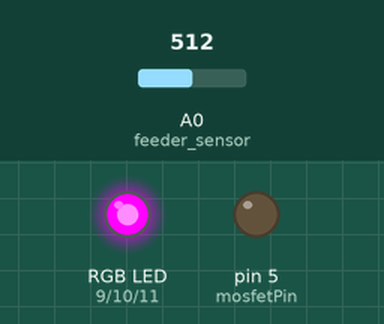
This sketch was run on a simulated Arduino Uno, built with avr-gcc and run on an emulated ATmega328P. On the bench: an RGB LED mixed from three pins (HIGH = lit), output pins drawn as LEDs (lit = HIGH). The test bench sets the inputs (shaded band); at power-on: A0 (feeder_sensor) = 512. Random numbers use the default seed unless the sketch sets one.

Above: at 0.1 s.
At 8.2 s:
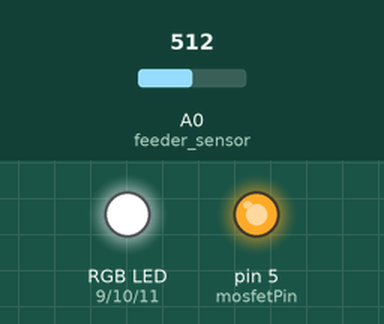
At 11.16 s:
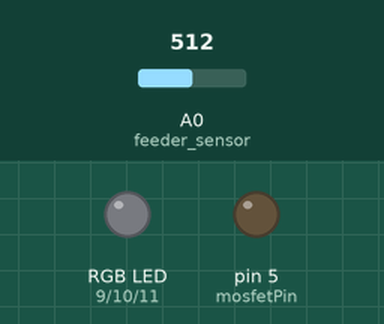
At 14.3 s:
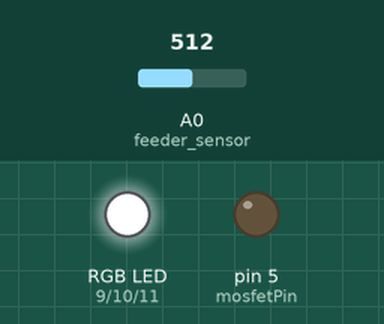
Timing chart, 0 to 15.8 s (numbered marks = the images above):
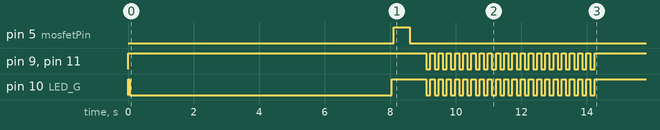

Measured:
- by itself, pin 5 (mosfetPin): LOW → HIGH at 8.1 s, → LOW 0.50 s later
- by itself, pin 10 (LED_G): goes LOW 8.0 s, HIGH 1.1 s, 20 × (LOW 0.13 s, HIGH 0.13 s), LOW 0.13 s, then HIGH
- by itself, pin 9 (LED_R), pin 11 (LED_B): HIGH → LOW at 9.1 s, → HIGH 0.13 s later, → LOW 0.13 s later, → HIGH 0.13 s later, … (42 changes in this stretch)

The sketch:

v1.1.0.ino
```cpp
/*
 * Automate RGB LED, feeder motor, reflective feeder sensor, and wide beam sensor.
 *  -Turn blue LED on (using blue instead of red because the wide beam sensor shows red lights)
 *  -Wait 8 seconds or until feeder sensor is triggered, whichever comes first
 *  -Save that time value
 *  -Feed fish (step motor using MOSFET switch)
 *  -Flash white LED 5 times
 *  -Wait until fish swims away and triggers the wide beam sensor
 *  -Wait some interval of time
 *  -Repeat from beginning for x trials
 *  -Export data manually
 *
 * If the libraries on lines 1-4 don't import correctly,
 * go to Sketch / Include Library / Add .ZIP Library and select
 * the IR_Libraries ZIP folder.
 *
 * Tamara O'Malley, Monica Gray
 * 08 August 2017
 * Updated 8/10/17 - changed LED from red to blue
 * Updated 8/11/17 - added variable for time delay between trials
 */

// set up variables for use in entire program

int placeholder = 1;

//RGB LED (common anode: R+GB)
int LED_R = 9;                      //the number of the RGB LED Red pin for the feeding light
int LED_G = 10;                     //the number of the RGB LED Green pin for the feeding light
int LED_B = 11;                     //the number of the RGB LED Blue pin for the feeding light

int LED_on = 0;                     //0 = ON at full brightness
int LED_off = 255;                  //255 = OFF

//FEEDER SENSOR (Keyence FU-23X reflective fiber sensor with FS-V21X IR amplifier)
boolean fish_tripped_sensor = false;    //whether the fish has gotten close enough to the feeder to trigger the sensor (we assume it ate)
int fs_count = 0;                   //tracks how many times the feeder sensor has been read; used to slow down printing of "waiting" statement

//WIDE BEAM SENSOR (Keyence FU-A100 wide beam fiber sensor with FS-V21X IR amplifier)
int wideBeam_sensor_value = analogRead(A2);
int wideBeam_sensor_threshold = 50; //the level of output from the wide beam sensor that indicates the fish has passed through it
boolean fish_away = false;          //whether the fish has gone away from the feeding area, through the wide beam sensor
int wbs_count = 0;                  //tracks how many times the wide beam sensor has been read; used to slow down printing of "waiting" statement

//FEEDER controlled by MOSFET switch (Med Associates ENV-203-14P 14 mg Pellet Dispenser)
int mosfetPin = 5;                  //the number of the MOSFET switch pin

//TIMER variables
float wide_beam_time = 0;
float feed_sensor_time = 0;
float fish_at_feeder_at_time = -1;
float start_time_secs = 0;
long randNumber = 0;


void setup() {
//begin SETUP section

  Serial.begin(9600);           //allow printing to the serial monitor
  randomSeed(analogRead(0));

  pinMode(LED_R, OUTPUT);       //set up pins connected to RGB leads for the feeding sensor
  pinMode(LED_G, OUTPUT);
  pinMode(LED_B, OUTPUT);
  RGB_off();

  analogReference(INTERNAL);    //set up pins to read sensors
  pinMode(A0, INPUT);           //feeder sensor
  pinMode(A2, INPUT);           //wide beam sensor

  pinMode(mosfetPin, OUTPUT);   //set up pin connected to MOSFET switch controlling the feeder
  digitalWrite(mosfetPin, LOW); //initialize feeder to OFF
}


void loop()
{
    fish_at_feeder_at_time = -1;
    fish_tripped_sensor = false;                    //we'll need this later
    start_time_secs = millis() / 1000.00;   //This records the uptime of the machine when the current loop was started. it needs to be saved as seconds to avoid overflow (i think? I'm taking precautions)

    randNumber = random(100, 500);           //random(minimum seconds, maximum seconds)

    RGB_on(LED_off, LED_on, LED_off);               //green light on
    while ( (millis()/1000.00 - start_time_secs) < 8 ) {
      check_for_fish();
    }
    RGB_off();                                      //green light off

    dispense_food();                      //dispense food
    for (int i=0; i <= 20; i++){          //This for loop flashes the light once, and then checks if the fish is near the sensor after each flash
      RGB_on(LED_on, LED_on, LED_on);     //White LED on
      delay(75);                          //wait
      RGB_off();                          //White LED off
      delay(75);                          //wait
      check_for_fish();
    }
    while (  millis()/1000 - start_time_secs <= randNumber ) { //essentially this should keep the machine checking to see if the sensor has been tripped for 59 seconds after the cycle started. i gave it a second to get back to the top of the code (does it need that? i dunno but i'm being careful)
      check_for_fish();
    }

    Serial.print(randNumber);Serial.print(",");
    Serial.print(fish_at_feeder_at_time,4);Serial.println("");

}


/*
 * Function to turn on LED at desired brightness and color
 *
 * RGB_on(red brightness number, green brightness number, blue brightness number);
 *
 *  -brightness number:
 *      can enter an integer or use the "LED_on" variable
 *        on = 0 (very bright)
 *        off = 255
 *      mix and match to make different colors
 *        no light = all 3 numbers OFF (255)
 *        white = all 3 numbers ON @ same brightness
 *        red = red ON, green OFF, blue OFF
 *        etc
 */
void RGB_on(int redBrightness, int greenBrightness, int blueBrightness)
{
  analogWrite(LED_R, redBrightness);
  analogWrite(LED_G, greenBrightness);
  analogWrite(LED_B, blueBrightness);
  delay(50);
}


/*
 * Function to turn on LED off
 *
 * RGB_off();
 */
void RGB_off()
{
  analogWrite(LED_R, LED_off);
  analogWrite(LED_B, LED_off);
  analogWrite(LED_G, LED_off);
  delay(50);
}


/*
 * Function to dispense food
 *
 * dispense_food();
 *
 *  -MOSFET switch controls feeder:
 *     digitalWrite(mosfetPin, HIGH) --> activates switch to dispense food
 *     digitalWrite(mosfetPin, LOW) --> resets switch
 *
 *  -feeder needs at least 500 ms between signals
 */
void dispense_food()
{
  digitalWrite(mosfetPin, HIGH);          //dispense food
  delay(500);

  digitalWrite(mosfetPin, LOW);           //reset feeder switch
  delay(500);
}

void check_for_fish()
{
  //Use these for trooubleshooting:
  //Serial.print(analogRead(A0)); Serial.print("\t");
  // Serial.print(analogRead(A2)); Serial.print("\t");
  //Serial.println("");
  //Serial.print(fish_through_gate);

  if (fish_tripped_sensor == false) {             //check to make sure the "fish approached..." statement hasn't already been printed this cycle
    if (analogRead(A0) < 75) {                //do this bit if the sensor is being tripped (the 75 is essentially arbitrary):
      feed_sensor_time = (millis() / 1000.00) - start_time_secs;  //feeder_sensor_time is set to the current uptime(as seconds) minus the uptime at the start of the cycle(as seconds)
      fish_at_feeder_at_time = feed_sensor_time;
      fish_tripped_sensor = true;                                         //set this so we can tell the computer not to print the "fish approached..." statement again
    }
  }
}
```
